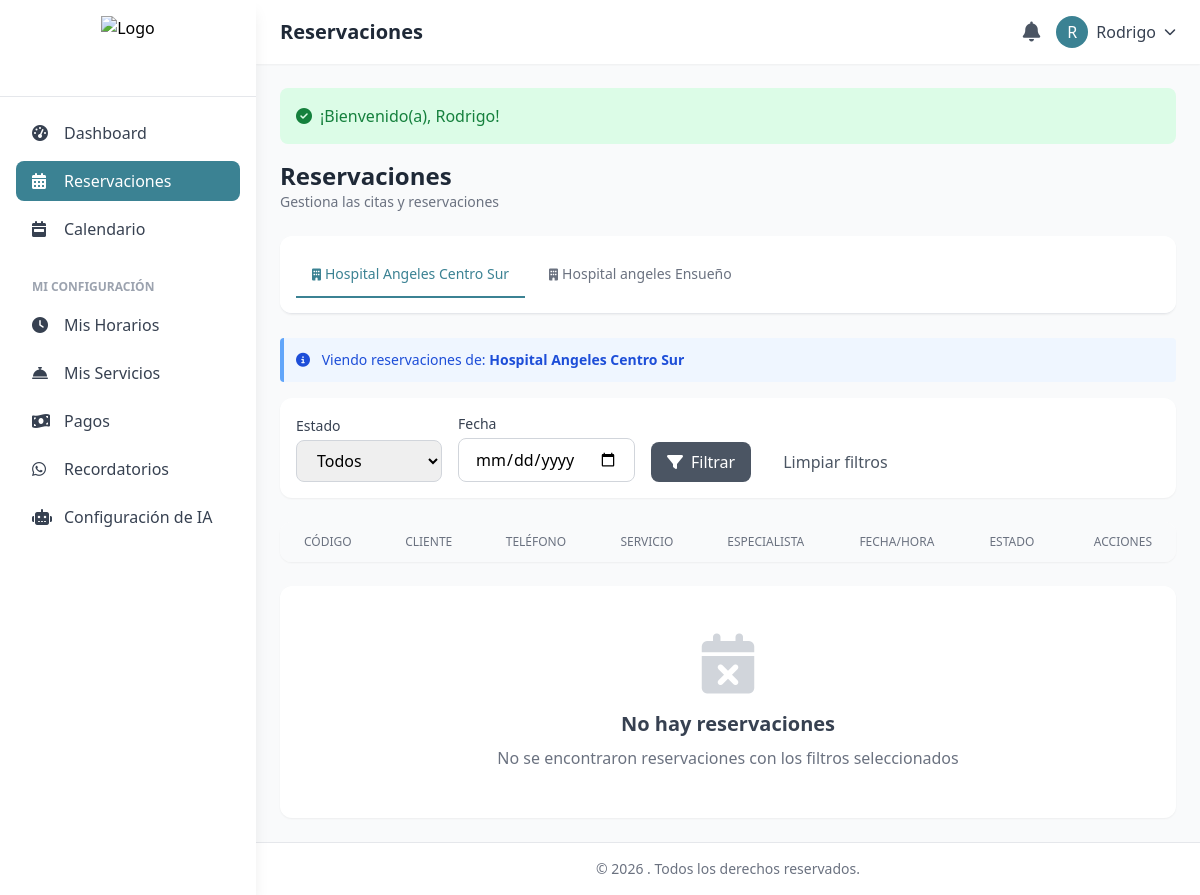
The page /reservaciones (signed in) on the database its author committed.
### tables this page shows
CREATE TABLE `especialistas` (
  `id` int(11) NOT NULL,
  `usuario_id` int(11) NOT NULL,
  `sucursal_id` int(11) NOT NULL,
  `profesion` varchar(100) DEFAULT NULL,
  `especialidad` varchar(150) DEFAULT NULL,
  `descripcion` text,
  `experiencia_anos` int(11) DEFAULT '0',
  `tarifa_base` decimal(10,2) DEFAULT '0.00',
  `duracion_cita_default` int(11) DEFAULT '30' COMMENT 'minutos',
  `calificacion_promedio` decimal(3,2) DEFAULT '0.00',
  `total_resenas` int(11) DEFAULT '0',
  `foto` varchar(255) DEFAULT NULL,
  `activo` tinyint(1) DEFAULT '1',
  `created_at` timestamp NOT NULL DEFAULT CURRENT_TIMESTAMP,
  `updated_at` timestamp NOT NULL DEFAULT CURRENT_TIMESTAMP ON UPDATE CURRENT_TIMESTAMP,
  `nombre_liga1` varchar(60) DEFAULT NULL COMMENT 'Nombre personalizado para Liga 1',
  `nombre_liga2` varchar(60) DEFAULT NULL COMMENT 'Nombre personalizado para Liga 2',
  `nombre_liga3` varchar(60) DEFAULT NULL COMMENT 'Nombre personalizado para Liga 3'
);

CREATE TABLE `sucursales` (
  `id` int(11) NOT NULL,
  `nombre` varchar(150) NOT NULL,
  `direccion` text,
  `ciudad` varchar(100) DEFAULT NULL,
  `estado` varchar(100) DEFAULT NULL,
  `codigo_postal` varchar(10) DEFAULT NULL,
  `telefono` varchar(20) DEFAULT NULL,
  `email` varchar(150) DEFAULT NULL,
  `zona_horaria` varchar(50) DEFAULT 'America/Mexico_City',
  `horario_apertura` time DEFAULT '08:00:00',
  `horario_cierre` time DEFAULT '20:00:00',
  `dias_laborales` varchar(50) DEFAULT '1,2,3,4,5,6' COMMENT 'Días de la semana (1=Lunes, 7=Domingo)',
  `latitud` decimal(10,8) DEFAULT NULL,
  `longitud` decimal(11,8) DEFAULT NULL,
  `imagen` varchar(255) DEFAULT NULL,
  `activo` tinyint(1) DEFAULT '1',
  `created_at` timestamp NOT NULL DEFAULT CURRENT_TIMESTAMP,
  `updated_at` timestamp NOT NULL DEFAULT CURRENT_TIMESTAMP ON UPDATE CURRENT_TIMESTAMP,
  `color` varchar(7) DEFAULT '#3B82F6'
);

### app/views/layouts/main.php (the view, shortened to what the rows shown need)
<!DOCTYPE html>
<html lang="es">
<head>
    <script src="https://cdn.tailwindcss.com"></script>
    <link rel="stylesheet" href="https://cdnjs.cloudflare.com/ajax/libs/font-awesome/6.4.0/css/all.min.css">
    <link href="https://cdn.jsdelivr.net/npm/fullcalendar@6.1.8/index.global.min.css" rel="stylesheet">
</head>
<body class="bg-gray-50">
    <div class="min-h-screen flex">
        <div class="flex-1 md:ml-64">
            <header class="bg-white shadow-sm sticky top-0 z-20">
                <div class="flex justify-between items-center px-6 py-4">
                    <div class="flex items-center">
                        <h1 class="text-xl font-semibold text-gray-800"><?= e($title ?? 'Dashboard') ?></h1>
                    </div>
                </div>
            </header>
            <main class="p-6">
                <?php include $content; ?>
            </main>
        </div>
    </div>
</body>
</html>

### app/views/reservations/index.php (shortened to what the rows shown need)
<div class="mb-6">
    <h2 class="text-2xl font-bold text-gray-800">Reservaciones</h2>
</div>
<?php if (!empty($allSpecialists) && count($allSpecialists) > 1): ?>
<div class="mb-6 border-b border-gray-200 overflow-x-auto hide-scrollbar bg-white rounded-xl shadow-sm" style="max-width: 100%;">
    <nav class="-mb-px flex space-x-2 p-4" aria-label="Tabs" style="min-width: min-content;">
        <?php foreach ($allSpecialists as $spec): ?>
        <a href="<?= url('/reservaciones?specialist_id=' . $spec['id']) ?>"
           class="<?= $spec['id'] == $currentSpecialistId ? 'border-primary text-primary' : 'border-transparent text-gray-500 hover:text-gray-700 hover:border-gray-300' ?> whitespace-nowrap py-3 px-4 border-b-2 font-medium text-sm flex-shrink-0">
            <i class="fas fa-building mr-1 text-xs"></i><?= e($spec['sucursal_nombre']) ?>
        </a>
        <?php endforeach; ?>
    </nav>
</div>
<div class="mb-4 p-3 bg-blue-50 border-l-4 border-blue-400 rounded">
    <p class="text-sm text-blue-700">
        <i class="fas fa-info-circle mr-2"></i>
        Viendo reservaciones de: <strong>
            <?php
                foreach ($allSpecialists as $spec) {
                    if ($spec['id'] == $currentSpecialistId) {
                        echo e($spec['sucursal_nombre']);
                        break;
                    }
                }
            ?>
        </strong>
    </p>
</div>
<?php endif; ?>
<div class="bg-white rounded-xl shadow-sm overflow-hidden">
    <div class="overflow-x-auto">
        <table class="w-full">
            <thead class="bg-gray-50">
                <tr>
                    <th class="px-6 py-3 text-left text-xs font-medium text-gray-500 uppercase">C&oacute;digo</th>
                    <th class="px-6 py-3 text-left text-xs font-medium text-gray-500 uppercase">Cliente</th>
                    <th class="px-6 py-3 text-left text-xs font-medium text-gray-500 uppercase">Tel&eacute;fono</th>
                    <th class="px-6 py-3 text-left text-xs font-medium text-gray-500 uppercase">Servicio</th>
                    <th class="px-6 py-3 text-left text-xs font-medium text-gray-500 uppercase">Especialista</th>
                    <th class="px-6 py-3 text-left text-xs font-medium text-gray-500 uppercase">Fecha/Hora</th>
                    <th class="px-6 py-3 text-left text-xs font-medium text-gray-500 uppercase">Estado</th>
                    <th class="px-6 py-3 text-right text-xs font-medium text-gray-500 uppercase">Acciones</th>
                </tr>
            </thead>
        </table>
    </div>
</div>

### rows shown on the page
especialistas: sucursal.nombre "Hospital Angeles Centro Sur"
especialistas: sucursal.nombre "Hospital angeles Ensueño"

### other values the page prints
$title "Reservaciones"
substr($user['nombre'] ?? 'U', 0, 1) "R"
$user['nombre'] "Rodrigo"
$flash['message'] "¡Bienvenido(a), Rodrigo!"
